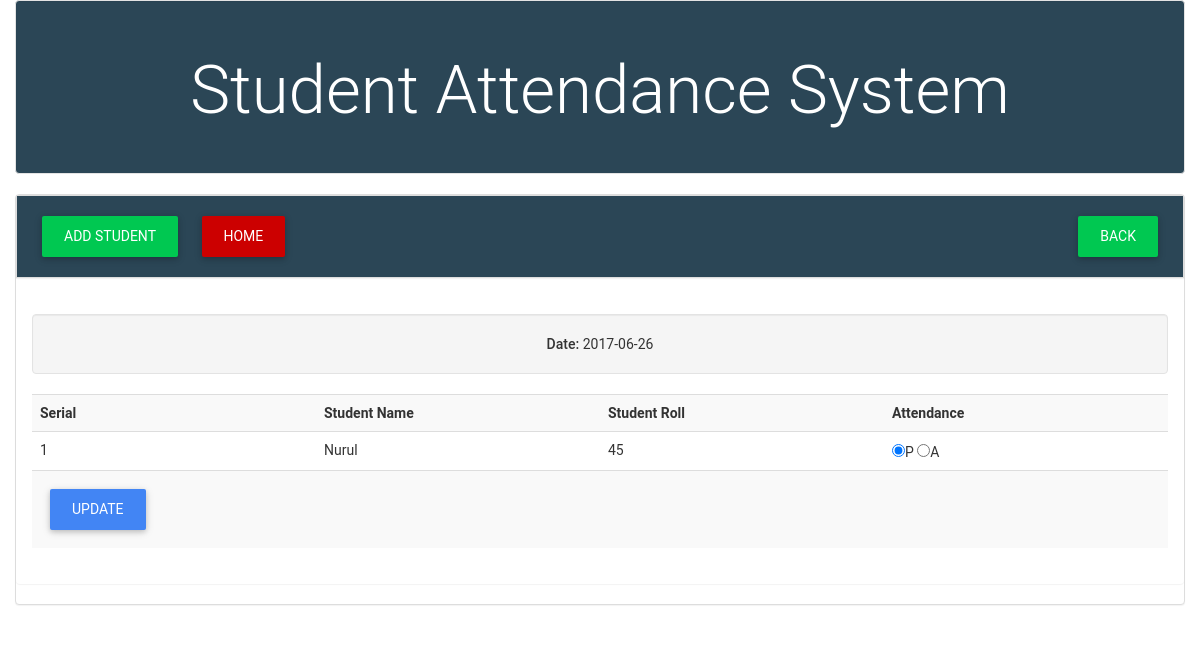
The page /student_view.php?stnByDate=2017-06-26 on the database its author committed.
### tables this page shows
CREATE TABLE `tbl_attendance` (
  `id` int(11) NOT NULL,
  `roll` int(11) NOT NULL,
  `attend` varchar(255) NOT NULL,
  `attend_date` date NOT NULL
);

CREATE TABLE `student` (
  `id` int(11) NOT NULL,
  `name` varchar(255) NOT NULL,
  `roll` int(11) NOT NULL
);

### lib/Database.php (called while the page is built, shortened)
<?php
Class Database{
 public $host   = DB_HOST;
 public $user   = DB_USER;
 public $pass   = DB_PASS;
 public $dbname = DB_NAME;
 public $link;
private function connectDB(){
 $this->link = new mysqli($this->host, $this->user, $this->pass, $this->dbname);
 }
public function select($query){
  $result = $this->link->query($query) or die($this->link->error.__LINE__);
  if($result->num_rows > 0){
    return $result;
  } else {
    return false;
  }
 }
}

### classes/Student.php (called while the page is built, shortened)
<?php
	$filepath = realpath(dirname(__FILE__));
	include_once($filepath."/../lib/Database.php");
?>
<?php
Class Student{
	private $db;
	function __construct(){
		$this->db = new Database();
	}
	public function getStudentByAttendance($dt){
		$query = "SELECT tbl_attendance.*, student.name
		FROM tbl_attendance
		INNER JOIN student
		ON tbl_attendance.roll = student.roll WHERE tbl_attendance.attend_date = '$dt'
		ORDER BY student.id ASC";
		$result = $this->db->select($query);
		return $result;
	}
}

### student_view.php (the view, shortened to what this page needs)
<?php include_once "inc/header.php"; ?>
<?php include_once "lib/Database.php"; ?>
<?php include_once "classes/Student.php"; ?>
<?php
    $stn = new Student();
    $dt = $_GET['stnByDate'];
?>
<section class="main_area">
    <div class="container">
        <div class="row">
            <div class="panel panel-default">
                <div class="panel panel-heading" id="phead">
                    <a href="add_student.php" class="btn btn-success">Add Student</a>
                    <a href="date_view.php" class="btn btn-success pull-right">Back</a>
                    <a href="index.php" class="btn btn-danger">Home</a>
                </div>
            <div class="panel panel-body">
                <div class="well text-center">
                    <strong>Date: </strong><?php echo $dt;?>
                </div>
                <form action="" method="post">
                    <table class="table table-striped">
                        <tr>
                            <th width="25%">Serial</th>
                            <th width="25%">Student Name</th>
                            <th width="25%">Student Roll</th>
                            <th width="25%">Attendance</th>
                        </tr>
                        <?php
                            $stnData = $stn->getStudentByAttendance($dt);
                            if($stnData){
                                $i=0;
                                while($result = $stnData->fetch_assoc()){
                                $i++; ?>
                            <tr>
                                <td><?php echo $i;?></td>
                                <td><?php echo $result['name'];?></td>
                                <td><?php echo $result['roll'];?></td>
                                <td>
                                    <input type="radio" name="attend[<?php echo $result['roll'];?>]" value="present" <?php if($result['attend'] == 'present'){echo "checked";}?>>P
                                    <input type="radio" name="attend[<?php echo $result['roll'];?>]" value="absent" <?php if($result['attend'] == 'absent'){echo "checked";}?>>A
                                </td>
                            </tr>
                        <?php } } ?>
                        <tr>
                            <td colspan="4">
                                <input type="submit" name="submit" class="btn btn-primary" value="Update">
                            </td>
                        </tr>
                    </table>
                </form>
            </div>
            </div>
        </div>
    </div>
</section>
<?php include_once "inc/footer.php"; ?>

### css/style.css (style rules this page uses)
html, button, input, select, textarea { color: #222; }
html { font-size: 1em; line-height: 1.4; }
#phead { background-color: #2b4656 !important; }

### rows shown on the page
tbl_attendance: student.name "Nurul", roll "45", attend "☑"

### other values the page prints
$dt "2017-06-26"
